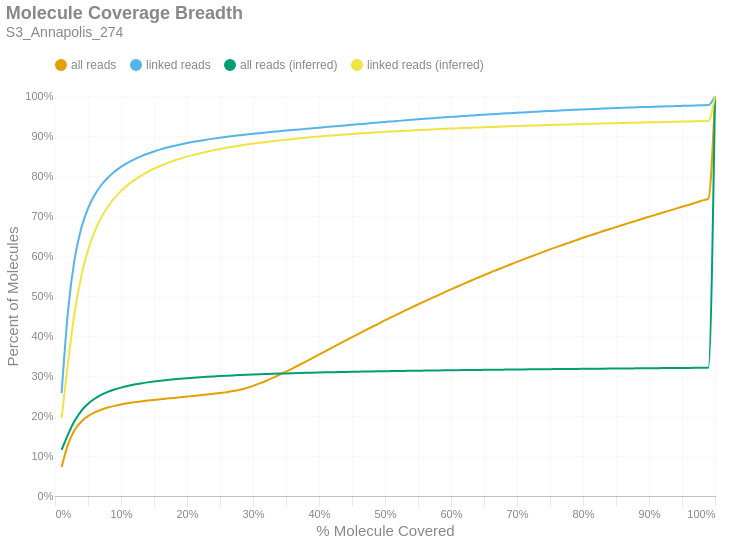

The notebook cell saved with this chart:
### Markdown cell above
### Molecule Read Coverage
This chart shows molecule coverage breadth as computed by the number of bases aligned to that molecule. In other words, "*how much of each unique long molecule is actually sequenced/aligned?*" Keep in mind there is a distinction between sequences and alignments, since some sequences belonging to a particular molecule may not align well and wouldn't appear in the alignment data. This chart also shows molecule coverage breadth as computed by the *inferred fragment* from which the aligned sequences originate. Unlike read coverage, this calculation takes into account the total insert size, including unsequenced gaps between the forward and reverse reads. Like the previous figures, these are cumulative percents.

### Code cell
if SKIPLR:
    print_html(f"Skipped")
else:
    binned_df = consolidated_hist(valids['coverage_bp'], mask, 0.01, True)
    binned_df_inf = consolidated_hist(valids['coverage_inserts'], mask, 0.01, True)
    binned_df = binned_df.with_columns(pl.lit(binned_df_inf['all reads (cumsum)']).alias('all reads (inferred)'))
    binned_df = binned_df.with_columns(pl.lit(binned_df_inf['linked reads (cumsum)']).alias('linked reads (inferred)'))
    binned_df = binned_df.with_columns(
        (pl.col('bin').cast(pl.Float64) + 0.01).alias('right_edge')
    )

    with SafeRender(binned_df):
        (
            density_plot(binned_df, 'Molecule Coverage Breadth', samplename, 'molcov', ['all reads (inferred)','linked reads (inferred)'])
            .encode(
                #x=alt.X('bin:Q', title="% Molecule Covered").axis(format = '%').scale(padding=0),
                x=alt.X('right_edge:Q', title="% Molecule Covered").axis(format='%').scale(padding=0),
                y=alt.Y('value:Q', title='Percent of Molecules')
                    .axis(format='%')
                    .stack(False)
                    .scale(domainMin=0, padding=0),
                color=alt.Color("key:N").scale(domain = ["all reads", "linked reads", "all reads (inferred)", "linked reads (inferred)"]),
                tooltip = [
                    alt.Tooltip("key:N", title = "Data Type"),
                    alt.Tooltip("range_label:N", title="% Molecule Covered"),
                    alt.Tooltip("value:Q", format = ".2%", title="% Molecules")
                ]
            )
        ).display()

### Figure 1 — Vega-Lite specification as saved in the notebook (floating-point values rounded to 4 significant figures)
{"width": "container", "height": 400, "config": {"title": {"anchor": "start", "dy": -15, "fontSize": 18, "color": "#888888", "subtitleColor": "#888888", "subtitleFontSize": 14}, "arc": {"fill": "#0072B2"}, "axis": {"domainColor": "#888888", "domainWidth": 0.5, "gridWidth": 0.2, "grid": false, "titleFontWeight": 400, "titleFontSize": 15, "labelFontSize": 11, "labelColor": "#888888", "tickColor": "#888888", "tickWidth": 0.2, "titleColor": "#888888"}, "axisBand": {"grid": false}, "axisX": {"grid": true, "tickSize": 10, "domainCap": "round"}, "axisY": {"domain": false, "grid": true, "tickSize": 0, "domainCap": "round"}, "background": "transparent", "header": {"labelFontSize": 15, "labelColor": "#888888", "titleFontSize": 15, "titleFontWeight": 600, "titleColor": "#888888"}, "legend": {"labelFont": "sans-serif", "labelFontSize": 12, "labelColor": "#888888", "symbolSize": 100, "symbolType": "circle", "titleFontSize": 12, "titlePadding": 10, "titleColor": "#888888", "title": null, "orient": "top"}, "range": {"category": ["#E69F00", "#56B4E9", "#009E73", "#F0E442", "#0072B2", "#D55E00", "#CC79A7", "#000000"], "diverging": ["#cfe8f3", "#a2d4ec", "#73bfe2", "#46abdb", "#1696d2", "#12719e"]}, "area": {"fill": "#0072B2", "fillOpacity": 0.7, "line": true, "strokeOpacity": 0.7}, "line": {"color": "#0072B2", "stroke": "#0072B2", "strokeWidth": 2}, "trail": {"color": "#0072B2", "stroke": "#0072B2", "strokeWidth": 0, "size": 1}, "point": {"filled": true, "fillOpacity": 1.0, "size": 95}, "text": {"color": "#888888", "fontSize": 11, "align": "right", "fontWeight": 400, "size": 11}, "bar": {"fill": "#0072B2", "stroke": null}, "view": {"stroke": null, "continuousWidth": 660, "continuousHeight": 400}}, "data": {"name": "data-1d04198610662b87559c59ca44aaf51a"}, "mark": {"type": "line", "interpolate": "monotone", "point": {"opacity": 0, "size": 275}}, "encoding": {"color": {"field": "key", "scale": {"domain": ["all reads", "linked reads", "all reads (inferred)", "linked reads (inferred)"]}, "type": "nominal"}, "tooltip": [{"field": "key", "title": "Data Type", "type": "nominal"}, {"field": "range_label", "title": "% Molecule Covered", "type": "nominal"}, {"field": "value", "format": ".2%", "title": "% Molecules", "type": "quantitative"}], "x": {"axis": {"format": "%"}, "field": "right_edge", "scale": {"padding": 0}, "title": "% Molecule Covered", "type": "quantitative"}, "y": {"axis": {"format": "%"}, "field": "value", "scale": {"domainMin": 0, "padding": 0}, "stack": false, "title": "Percent of Molecules", "type": "quantitative"}}, "params": [{"name": "param_c36ac31b6afebe62", "select": {"type": "point", "fields": ["key"]}, "bind": "legend"}], "title": {"text": "Molecule Coverage Breadth", "subtitle": "S3_Annapolis_274"}, "transform": [{"fold": ["all reads (cumsum)", "linked reads (cumsum)", "all reads (inferred)", "linked reads (inferred)"]}, {"calculate": "replace(datum.key, ' (cumsum)', '')", "as": "key"}, {"filter": {"param": "param_c36ac31b6afebe62"}}], "usermeta": {"embedOptions": {"downloadFileName": "S3_Annapolis_274.molcov"}}, "$schema": "https://vega.github.io/schema/vega-lite/v6.1.0.json", "datasets": {"data-1d04198610662b87559c59ca44aaf51a": [{"bin": "0.0", "interval": "0.0-0.01", "all reads": 0.07243, "linked reads": 0.2573, "all reads (cumsum)": 0.07243, "linked reads (cumsum)": 0.2573, "range_label": "0.0-0.01", "all reads (inferred)": 0.1152, "linked reads (inferred)": 0.1944, "right_edge": 0.01}, {"bin": "0.01", "interval": "0.01-0.02", "all reads": 0.05774, "linked reads": 0.2098, "all reads (cumsum)": 0.1302, "linked reads (cumsum)": 0.4671, "range_label": "0.01-0.02", "all reads (inferred)": 0.1547, "linked reads (inferred)": 0.3376, "right_edge": 0.02}, {"bin": "0.02", "interval": "0.02-0.03", "all reads": 0.03517, "linked reads": 0.128, "all reads (cumsum)": 0.1653, "linked reads (cumsum)": 0.5951, "range_label": "0.02-0.03", "all reads (inferred)": 0.1886, "linked reads (inferred)": 0.4613, "right_edge": 0.03}, {"bin": "0.03", "interval": "0.03-0.04", "all reads": 0.02088, "linked reads": 0.07559, "all reads (cumsum)": 0.1862, "linked reads (cumsum)": 0.6707, "range_label": "0.03-0.04", "all reads (inferred)": 0.2131, "linked reads (inferred)": 0.5508, "right_edge": 0.04}, {"bin": "0.04", "interval": "0.04-0.05", "all reads": 0.01343, "linked reads": 0.04843, "all reads (cumsum)": 0.1996, "linked reads (cumsum)": 0.7191, "range_label": "0.04-0.05", "all reads (inferred)": 0.2304, "linked reads (inferred)": 0.6143, "right_edge": 0.05}, {"bin": "0.05", "interval": "0.05-0.06", "all reads": 0.009332, "linked reads": 0.03347, "all reads (cumsum)": 0.209, "linked reads (cumsum)": 0.7526, "range_label": "0.05-0.06", "all reads (inferred)": 0.2431, "linked reads (inferred)": 0.6608, "right_edge": 0.06}, {"bin": "0.06", "interval": "0.06-0.07", "all reads": 0.006813, "linked reads": 0.0243, "all reads (cumsum)": 0.2158, "linked reads (cumsum)": 0.7769, "range_label": "0.06-0.07", "all reads (inferred)": 0.2528, "linked reads (inferred)": 0.6959, "right_edge": 0.07}, {"bin": "0.07", "interval": "0.07-0.08", "all reads": 0.005273, "linked reads": 0.01875, "all reads (cumsum)": 0.2211, "linked reads (cumsum)": 0.7956, "range_label": "0.07-0.08", "all reads (inferred)": 0.2602, "linked reads (inferred)": 0.7232, "right_edge": 0.08}, {"bin": "0.08", "interval": "0.08-0.09", "all reads": 0.004256, "linked reads": 0.01503, "all reads (cumsum)": 0.2253, "linked reads (cumsum)": 0.8107, "range_label": "0.08-0.09", "all reads (inferred)": 0.2662, "linked reads (inferred)": 0.7448, "right_edge": 0.09}, {"bin": "0.09", "interval": "0.09-0.1", "all reads": 0.003514, "linked reads": 0.01225, "all reads (cumsum)": 0.2288, "linked reads (cumsum)": 0.8229, "range_label": "0.09-0.1", "all reads (inferred)": 0.2709, "linked reads (inferred)": 0.7622, "right_edge": 0.1}, {"bin": "0.1", "interval": "0.1-0.11", "all reads": 0.002927, "linked reads": 0.01011, "all reads (cumsum)": 0.2318, "linked reads (cumsum)": 0.833, "range_label": "0.1-0.11", "all reads (inferred)": 0.275, "linked reads (inferred)": 0.7772, "right_edge": 0.11}, {"bin": "0.11", "interval": "0.11-0.12", "all reads": 0.002533, "linked reads": 0.008677, "all reads (cumsum)": 0.2343, "linked reads (cumsum)": 0.8417, "range_label": "0.11-0.12", "all reads (inferred)": 0.2785, "linked reads (inferred)": 0.7897, "right_edge": 0.12}, {"bin": "0.12", "interval": "0.12-0.13", "all reads": 0.002227, "linked reads": 0.007504, "all reads (cumsum)": 0.2365, "linked reads (cumsum)": 0.8492, "range_label": "0.12-0.13", "all reads (inferred)": 0.2815, "linked reads (inferred)": 0.8005, "right_edge": 0.13}, {"bin": "0.13", "interval": "0.13-0.14", "all reads": 0.001979, "linked reads": 0.006534, "all reads (cumsum)": 0.2385, "linked reads (cumsum)": 0.8557, "range_label": "0.13-0.14", "all reads (inferred)": 0.2841, "linked reads (inferred)": 0.8099, "right_edge": 0.14}, {"bin": "0.14", "interval": "0.14-0.15", "all reads": 0.001791, "linked reads": 0.005697, "all reads (cumsum)": 0.2403, "linked reads (cumsum)": 0.8614, "range_label": "0.14-0.15", "all reads (inferred)": 0.2863, "linked reads (inferred)": 0.8182, "right_edge": 0.15}, {"bin": "0.15", "interval": "0.15-0.16", "all reads": 0.001685, "linked reads": 0.005086, "all reads (cumsum)": 0.242, "linked reads (cumsum)": 0.8665, "range_label": "0.15-0.16", "all reads (inferred)": 0.2884, "linked reads (inferred)": 0.8256, "right_edge": 0.16}, {"bin": "0.16", "interval": "0.16-0.17", "all reads": 0.001622, "linked reads": 0.004506, "all reads (cumsum)": 0.2436, "linked reads (cumsum)": 0.871, "range_label": "0.16-0.17", "all reads (inferred)": 0.2902, "linked reads (inferred)": 0.8322, "right_edge": 0.17}, {"bin": "0.17", "interval": "0.17-0.18", "all reads": 0.001621, "linked reads": 0.0041, "all reads (cumsum)": 0.2452, "linked reads (cumsum)": 0.8751, "range_label": "0.17-0.18", "all reads (inferred)": 0.2918, "linked reads (inferred)": 0.8381, "right_edge": 0.18}, {"bin": "0.18", "interval": "0.18-0.19", "all reads": 0.001639, "linked reads": 0.003708, "all reads (cumsum)": 0.2469, "linked reads (cumsum)": 0.8788, "range_label": "0.18-0.19", "all reads (inferred)": 0.2933, "linked reads (inferred)": 0.8435, "right_edge": 0.19}, {"bin": "0.19", "interval": "0.19-0.2", "all reads": 0.001668, "linked reads": 0.003412, "all reads (cumsum)": 0.2485, "linked reads (cumsum)": 0.8822, "range_label": "0.19-0.2", "all reads (inferred)": 0.2947, "linked reads (inferred)": 0.8484, "right_edge": 0.2}, {"bin": "0.2", "interval": "0.2-0.21", "all reads": 0.001669, "linked reads": 0.003118, "all reads (cumsum)": 0.2502, "linked reads (cumsum)": 0.8854, "range_label": "0.2-0.21", "all reads (inferred)": 0.2959, "linked reads (inferred)": 0.8528, "right_edge": 0.21}, {"bin": "0.21", "interval": "0.21-0.22", "all reads": 0.001706, "linked reads": 0.002905, "all reads (cumsum)": 0.2519, "linked reads (cumsum)": 0.8883, "range_label": "0.21-0.22", "all reads (inferred)": 0.297, "linked reads (inferred)": 0.8569, "right_edge": 0.22}, {"bin": "0.22", "interval": "0.22-0.23", "all reads": 0.001743, "linked reads": 0.002652, "all reads (cumsum)": 0.2536, "linked reads (cumsum)": 0.8909, "range_label": "0.22-0.23", "all reads (inferred)": 0.2981, "linked reads (inferred)": 0.8607, "right_edge": 0.23}, {"bin": "0.23", "interval": "0.23-0.24", "all reads": 0.001874, "linked reads": 0.002529, "all reads (cumsum)": 0.2555, "linked reads (cumsum)": 0.8934, "range_label": "0.23-0.24", "all reads (inferred)": 0.299, "linked reads (inferred)": 0.8642, "right_edge": 0.24}, {"bin": "0.24", "interval": "0.24-0.25", "all reads": 0.002007, "linked reads": 0.002378, "all reads (cumsum)": 0.2575, "linked reads (cumsum)": 0.8958, "range_label": "0.24-0.25", "all reads (inferred)": 0.2999, "linked reads (inferred)": 0.8674, "right_edge": 0.25}, {"bin": "0.25", "interval": "0.25-0.26", "all reads": 0.002095, "linked reads": 0.002155, "all reads (cumsum)": 0.2596, "linked reads (cumsum)": 0.898, "range_label": "0.25-0.26", "all reads (inferred)": 0.3008, "linked reads (inferred)": 0.8704, "right_edge": 0.26}, {"bin": "0.26", "interval": "0.26-0.27", "all reads": 0.002651, "linked reads": 0.002025, "all reads (cumsum)": 0.2623, "linked reads (cumsum)": 0.9, "range_label": "0.26-0.27", "all reads (inferred)": 0.3016, "linked reads (inferred)": 0.8733, "right_edge": 0.27}, {"bin": "0.27", "interval": "0.27-0.28", "all reads": 0.003482, "linked reads": 0.00187, "all reads (cumsum)": 0.2657, "linked reads (cumsum)": 0.9019, "range_label": "0.27-0.28", "all reads (inferred)": 0.3023, "linked reads (inferred)": 0.876, "right_edge": 0.28}, {"bin": "0.28", "interval": "0.28-0.29", "all reads": 0.004391, "linked reads": 0.001817, "all reads (cumsum)": 0.2701, "linked reads (cumsum)": 0.9037, "range_label": "0.28-0.29", "all reads (inferred)": 0.303, "linked reads (inferred)": 0.8786, "right_edge": 0.29}, {"bin": "0.29", "interval": "0.29-0.3", "all reads": 0.0053, "linked reads": 0.001754, "all reads (cumsum)": 0.2754, "linked reads (cumsum)": 0.9054, "range_label": "0.29-0.3", "all reads (inferred)": 0.3037, "linked reads (inferred)": 0.8809, "right_edge": 0.3}, {"bin": "0.3", "interval": "0.3-0.31", "all reads": 0.00598, "linked reads": 0.00168, "all reads (cumsum)": 0.2814, "linked reads (cumsum)": 0.9071, "range_label": "0.3-0.31", "all reads (inferred)": 0.3043, "linked reads (inferred)": 0.8831, "right_edge": 0.31}, {"bin": "0.31", "interval": "0.31-0.32", "all reads": 0.006686, "linked reads": 0.001665, "all reads (cumsum)": 0.2881, "linked reads (cumsum)": 0.9088, "range_label": "0.31-0.32", "all reads (inferred)": 0.3049, "linked reads (inferred)": 0.8852, "right_edge": 0.32}, {"bin": "0.32", "interval": "0.32-0.33", "all reads": 0.007327, "linked reads": 0.001586, "all reads (cumsum)": 0.2954, "linked reads (cumsum)": 0.9104, "range_label": "0.32-0.33", "all reads (inferred)": 0.3054, "linked reads (inferred)": 0.8872, "right_edge": 0.33}, {"bin": "0.33", "interval": "0.33-0.34", "all reads": 0.007632, "linked reads": 0.001594, "all reads (cumsum)": 0.3031, "linked reads (cumsum)": 0.912, "range_label": "0.33-0.34", "all reads (inferred)": 0.306, "linked reads (inferred)": 0.8891, "right_edge": 0.34}, {"bin": "0.34", "interval": "0.34-0.35", "all reads": 0.007909, "linked reads": 0.001522, "all reads (cumsum)": 0.311, "linked reads (cumsum)": 0.9135, "range_label": "0.34-0.35", "all reads (inferred)": 0.3065, "linked reads (inferred)": 0.8909, "right_edge": 0.35}, {"bin": "0.35", "interval": "0.35-0.36", "all reads": 0.008204, "linked reads": 0.001489, "all reads (cumsum)": 0.3192, "linked reads (cumsum)": 0.915, "range_label": "0.35-0.36", "all reads (inferred)": 0.307, "linked reads (inferred)": 0.8927, "right_edge": 0.36}, {"bin": "0.36", "interval": "0.36-0.37", "all reads": 0.008365, "linked reads": 0.001408, "all reads (cumsum)": 0.3275, "linked reads (cumsum)": 0.9164, "range_label": "0.36-0.37", "all reads (inferred)": 0.3074, "linked reads (inferred)": 0.8943, "right_edge": 0.37}, {"bin": "0.37", "interval": "0.37-0.38", "all reads": 0.00853, "linked reads": 0.001519, "all reads (cumsum)": 0.3361, "linked reads (cumsum)": 0.9179, "range_label": "0.37-0.38", "all reads (inferred)": 0.3079, "linked reads (inferred)": 0.8959, "right_edge": 0.38}, {"bin": "0.38", "interval": "0.38-0.39", "all reads": 0.008651, "linked reads": 0.001441, "all reads (cumsum)": 0.3447, "linked reads (cumsum)": 0.9193, "range_label": "0.38-0.39", "all reads (inferred)": 0.3083, "linked reads (inferred)": 0.8974, "right_edge": 0.39}, {"bin": "0.39", "interval": "0.39-0.4", "all reads": 0.008812, "linked reads": 0.001425, "all reads (cumsum)": 0.3535, "linked reads (cumsum)": 0.9208, "range_label": "0.39-0.4", "all reads (inferred)": 0.3087, "linked reads (inferred)": 0.8988, "right_edge": 0.4}, {"bin": "0.4", "interval": "0.4-0.41", "all reads": 0.008626, "linked reads": 0.001438, "all reads (cumsum)": 0.3622, "linked reads (cumsum)": 0.9222, "range_label": "0.4-0.41", "all reads (inferred)": 0.3091, "linked reads (inferred)": 0.9002, "right_edge": 0.41}, {"bin": "0.41", "interval": "0.41-0.42", "all reads": 0.008722, "linked reads": 0.001393, "all reads (cumsum)": 0.3709, "linked reads (cumsum)": 0.9236, "range_label": "0.41-0.42", "all reads (inferred)": 0.3094, "linked reads (inferred)": 0.9014, "right_edge": 0.42}, {"bin": "0.42", "interval": "0.42-0.43", "all reads": 0.008779, "linked reads": 0.001449, "all reads (cumsum)": 0.3797, "linked reads (cumsum)": 0.9251, "range_label": "0.42-0.43", "all reads (inferred)": 0.3098, "linked reads (inferred)": 0.9027, "right_edge": 0.43}, {"bin": "0.43", "interval": "0.43-0.44", "all reads": 0.008609, "linked reads": 0.00142, "all reads (cumsum)": 0.3883, "linked reads (cumsum)": 0.9265, "range_label": "0.43-0.44", "all reads (inferred)": 0.3101, "linked reads (inferred)": 0.904, "right_edge": 0.44}, {"bin": "0.44", "interval": "0.44-0.45", "all reads": 0.008692, "linked reads": 0.001483, "all reads (cumsum)": 0.397, "linked reads (cumsum)": 0.928, "range_label": "0.44-0.45", "all reads (inferred)": 0.3105, "linked reads (inferred)": 0.9051, "right_edge": 0.45}, {"bin": "0.45", "interval": "0.45-0.46", "all reads": 0.008541, "linked reads": 0.001412, "all reads (cumsum)": 0.4055, "linked reads (cumsum)": 0.9294, "range_label": "0.45-0.46", "all reads (inferred)": 0.3108, "linked reads (inferred)": 0.9062, "right_edge": 0.46}, {"bin": "0.46", "interval": "0.46-0.47", "all reads": 0.008486, "linked reads": 0.001465, "all reads (cumsum)": 0.414, "linked reads (cumsum)": 0.9308, "range_label": "0.46-0.47", "all reads (inferred)": 0.3111, "linked reads (inferred)": 0.9073, "right_edge": 0.47}, {"bin": "0.47", "interval": "0.47-0.48", "all reads": 0.008516, "linked reads": 0.00146, "all reads (cumsum)": 0.4225, "linked reads (cumsum)": 0.9323, "range_label": "0.47-0.48", "all reads (inferred)": 0.3114, "linked reads (inferred)": 0.9084, "right_edge": 0.48}, {"bin": "0.48", "interval": "0.48-0.49", "all reads": 0.008071, "linked reads": 0.001401, "all reads (cumsum)": 0.4306, "linked reads (cumsum)": 0.9337, "range_label": "0.48-0.49", "all reads (inferred)": 0.3117, "linked reads (inferred)": 0.9094, "right_edge": 0.49}, {"bin": "0.49", "interval": "0.49-0.5", "all reads": 0.008908, "linked reads": 0.001448, "all reads (cumsum)": 0.4395, "linked reads (cumsum)": 0.9351, "range_label": "0.49-0.5", "all reads (inferred)": 0.312, "linked reads (inferred)": 0.9104, "right_edge": 0.5}, {"bin": "0.5", "interval": "0.5-0.51", "all reads": 0.007536, "linked reads": 0.001327, "all reads (cumsum)": 0.447, "linked reads (cumsum)": 0.9365, "range_label": "0.5-0.51", "all reads (inferred)": 0.3122, "linked reads (inferred)": 0.9113, "right_edge": 0.51}, {"bin": "0.51", "interval": "0.51-0.52", "all reads": 0.008337, "linked reads": 0.001345, "all reads (cumsum)": 0.4554, "linked reads (cumsum)": 0.9378, "range_label": "0.51-0.52", "all reads (inferred)": 0.3125, "linked reads (inferred)": 0.9122, "right_edge": 0.52}, {"bin": "0.52", "interval": "0.52-0.53", "all reads": 0.007876, "linked reads": 0.001319, "all reads (cumsum)": 0.4632, "linked reads (cumsum)": 0.9391, "range_label": "0.52-0.53", "all reads (inferred)": 0.3128, "linked reads (inferred)": 0.9131, "right_edge": 0.53}, {"bin": "0.53", "interval": "0.53-0.54", "all reads": 0.007936, "linked reads": 0.001311, "all reads (cumsum)": 0.4712, "linked reads (cumsum)": 0.9404, "range_label": "0.53-0.54", "all reads (inferred)": 0.313, "linked reads (inferred)": 0.914, "right_edge": 0.54}, {"bin": "0.54", "interval": "0.54-0.55", "all reads": 0.007718, "linked reads": 0.001259, "all reads (cumsum)": 0.4789, "linked reads (cumsum)": 0.9417, "range_label": "0.54-0.55", "all reads (inferred)": 0.3133, "linked reads (inferred)": 0.9148, "right_edge": 0.55}, {"bin": "0.55", "interval": "0.55-0.56", "all reads": 0.007788, "linked reads": 0.001289, "all reads (cumsum)": 0.4867, "linked reads (cumsum)": 0.943, "range_label": "0.55-0.56", "all reads (inferred)": 0.3135, "linked reads (inferred)": 0.9156, "right_edge": 0.56}, {"bin": "0.56", "interval": "0.56-0.57", "all reads": 0.007613, "linked reads": 0.001242, "all reads (cumsum)": 0.4943, "linked reads (cumsum)": 0.9442, "range_label": "0.56-0.57", "all reads (inferred)": 0.3137, "linked reads (inferred)": 0.9164, "right_edge": 0.57}, {"bin": "0.57", "interval": "0.57-0.58", "all reads": 0.007428, "linked reads": 0.001236, "all reads (cumsum)": 0.5017, "linked reads (cumsum)": 0.9455, "range_label": "0.57-0.58", "all reads (inferred)": 0.314, "linked reads (inferred)": 0.9172, "right_edge": 0.58}, {"bin": "0.58", "interval": "0.58-0.59", "all reads": 0.007488, "linked reads": 0.001201, "all reads (cumsum)": 0.5092, "linked reads (cumsum)": 0.9467, "range_label": "0.58-0.59", "all reads (inferred)": 0.3142, "linked reads (inferred)": 0.9179, "right_edge": 0.59}, {"bin": "0.59", "interval": "0.59-0.6", "all reads": 0.007552, "linked reads": 0.001145, "all reads (cumsum)": 0.5168, "linked reads (cumsum)": 0.9478, "range_label": "0.59-0.6", "all reads (inferred)": 0.3144, "linked reads (inferred)": 0.9186, "right_edge": 0.6}, {"bin": "0.6", "interval": "0.6-0.61", "all reads": 0.00703, "linked reads": 0.001166, "all reads (cumsum)": 0.5238, "linked reads (cumsum)": 0.949, "range_label": "0.6-0.61", "all reads (inferred)": 0.3146, "linked reads (inferred)": 0.9193, "right_edge": 0.61}, {"bin": "0.61", "interval": "0.61-0.62", "all reads": 0.007229, "linked reads": 0.001113, "all reads (cumsum)": 0.531, "linked reads (cumsum)": 0.9501, "range_label": "0.61-0.62", "all reads (inferred)": 0.3148, "linked reads (inferred)": 0.92, "right_edge": 0.62}, {"bin": "0.62", "interval": "0.62-0.63", "all reads": 0.007104, "linked reads": 0.001083, "all reads (cumsum)": 0.5381, "linked reads (cumsum)": 0.9512, "range_label": "0.62-0.63", "all reads (inferred)": 0.315, "linked reads (inferred)": 0.9206, "right_edge": 0.63}, {"bin": "0.63", "interval": "0.63-0.64", "all reads": 0.007001, "linked reads": 0.001085, "all reads (cumsum)": 0.5451, "linked reads (cumsum)": 0.9523, "range_label": "0.63-0.64", "all reads (inferred)": 0.3152, "linked reads (inferred)": 0.9213, "right_edge": 0.64}, {"bin": "0.64", "interval": "0.64-0.65", "all reads": 0.006844, "linked reads": 0.001008, "all reads (cumsum)": 0.552, "linked reads (cumsum)": 0.9533, "range_label": "0.64-0.65", "all reads (inferred)": 0.3154, "linked reads (inferred)": 0.9219, "right_edge": 0.65}, {"bin": "0.65", "interval": "0.65-0.66", "all reads": 0.007067, "linked reads": 0.001032, "all reads (cumsum)": 0.559, "linked reads (cumsum)": 0.9543, "range_label": "0.65-0.66", "all reads (inferred)": 0.3156, "linked reads (inferred)": 0.9225, "right_edge": 0.66}, {"bin": "0.66", "interval": "0.66-0.67", "all reads": 0.006654, "linked reads": 0.0009978, "all reads (cumsum)": 0.5657, "linked reads (cumsum)": 0.9553, "range_label": "0.66-0.67", "all reads (inferred)": 0.3157, "linked reads (inferred)": 0.9231, "right_edge": 0.67}, {"bin": "0.67", "interval": "0.67-0.68", "all reads": 0.006677, "linked reads": 0.0009411, "all reads (cumsum)": 0.5724, "linked reads (cumsum)": 0.9562, "range_label": "0.67-0.68", "all reads (inferred)": 0.3159, "linked reads (inferred)": 0.9237, "right_edge": 0.68}, {"bin": "0.68", "interval": "0.68-0.69", "all reads": 0.006468, "linked reads": 0.0009365, "all reads (cumsum)": 0.5788, "linked reads (cumsum)": 0.9572, "range_label": "0.68-0.69", "all reads (inferred)": 0.3161, "linked reads (inferred)": 0.9243, "right_edge": 0.69}, {"bin": "0.69", "interval": "0.69-0.7", "all reads": 0.006553, "linked reads": 0.0009516, "all reads (cumsum)": 0.5854, "linked reads (cumsum)": 0.9581, "range_label": "0.69-0.7", "all reads (inferred)": 0.3163, "linked reads (inferred)": 0.9248, "right_edge": 0.7}, {"bin": "0.7", "interval": "0.7-0.71", "all reads": 0.006328, "linked reads": 0.000891, "all reads (cumsum)": 0.5917, "linked reads (cumsum)": 0.959, "range_label": "0.7-0.71", "all reads (inferred)": 0.3165, "linked reads (inferred)": 0.9254, "right_edge": 0.71}, {"bin": "0.71", "interval": "0.71-0.72", "all reads": 0.006194, "linked reads": 0.0009279, "all reads (cumsum)": 0.5979, "linked reads (cumsum)": 0.9599, "range_label": "0.71-0.72", "all reads (inferred)": 0.3166, "linked reads (inferred)": 0.9259, "right_edge": 0.72}, {"bin": "0.72", "interval": "0.72-0.73", "all reads": 0.006252, "linked reads": 0.0008475, "all reads (cumsum)": 0.6042, "linked reads (cumsum)": 0.9608, "range_label": "0.72-0.73", "all reads (inferred)": 0.3168, "linked reads (inferred)": 0.9265, "right_edge": 0.73}, {"bin": "0.73", "interval": "0.73-0.74", "all reads": 0.006076, "linked reads": 0.0008653, "all reads (cumsum)": 0.6102, "linked reads (cumsum)": 0.9617, "range_label": "0.73-0.74", "all reads (inferred)": 0.317, "linked reads (inferred)": 0.927, "right_edge": 0.74}, {"bin": "0.74", "interval": "0.74-0.75", "all reads": 0.006228, "linked reads": 0.0008389, "all reads (cumsum)": 0.6165, "linked reads (cumsum)": 0.9625, "range_label": "0.74-0.75", "all reads (inferred)": 0.3171, "linked reads (inferred)": 0.9275, "right_edge": 0.75}, {"bin": "0.75", "interval": "0.75-0.76", "all reads": 0.005834, "linked reads": 0.0008205, "all reads (cumsum)": 0.6223, "linked reads (cumsum)": 0.9633, "range_label": "0.75-0.76", "all reads (inferred)": 0.3173, "linked reads (inferred)": 0.928, "right_edge": 0.76}, {"bin": "0.76", "interval": "0.76-0.77", "all reads": 0.005873, "linked reads": 0.0007823, "all reads (cumsum)": 0.6282, "linked reads (cumsum)": 0.9641, "range_label": "0.76-0.77", "all reads (inferred)": 0.3175, "linked reads (inferred)": 0.9285, "right_edge": 0.77}, {"bin": "0.77", "interval": "0.77-0.78", "all reads": 0.005737, "linked reads": 0.0007895, "all reads (cumsum)": 0.6339, "linked reads (cumsum)": 0.9649, "range_label": "0.77-0.78", "all reads (inferred)": 0.3176, "linked reads (inferred)": 0.929, "right_edge": 0.78}, {"bin": "0.78", "interval": "0.78-0.79", "all reads": 0.005695, "linked reads": 0.0007276, "all reads (cumsum)": 0.6396, "linked reads (cumsum)": 0.9656, "range_label": "0.78-0.79", "all reads (inferred)": 0.3178, "linked reads (inferred)": 0.9295, "right_edge": 0.79}, {"bin": "0.79", "interval": "0.79-0.8", "all reads": 0.005846, "linked reads": 0.0007493, "all reads (cumsum)": 0.6454, "linked reads (cumsum)": 0.9664, "range_label": "0.79-0.8", "all reads (inferred)": 0.3179, "linked reads (inferred)": 0.9299, "right_edge": 0.8}, {"bin": "0.8", "interval": "0.8-0.81", "all reads": 0.005368, "linked reads": 0.0006841, "all reads (cumsum)": 0.6508, "linked reads (cumsum)": 0.9671, "range_label": "0.8-0.81", "all reads (inferred)": 0.3181, "linked reads (inferred)": 0.9304, "right_edge": 0.81}, {"bin": "0.81", "interval": "0.81-0.82", "all reads": 0.005452, "linked reads": 0.0007196, "all reads (cumsum)": 0.6563, "linked reads (cumsum)": 0.9678, "range_label": "0.81-0.82", "all reads (inferred)": 0.3182, "linked reads (inferred)": 0.9308, "right_edge": 0.82}, {"bin": "0.82", "interval": "0.82-0.83", "all reads": 0.005485, "linked reads": 0.0006762, "all reads (cumsum)": 0.6618, "linked reads (cumsum)": 0.9684, "range_label": "0.82-0.83", "all reads (inferred)": 0.3184, "linked reads (inferred)": 0.9312, "right_edge": 0.83}, {"bin": "0.83", "interval": "0.83-0.84", "all reads": 0.005296, "linked reads": 0.0007111, "all reads (cumsum)": 0.667, "linked reads (cumsum)": 0.9692, "range_label": "0.83-0.84", "all reads (inferred)": 0.3185, "linked reads (inferred)": 0.9317, "right_edge": 0.84}, {"bin": "0.84", "interval": "0.84-0.85", "all reads": 0.005205, "linked reads": 0.0006142, "all reads (cumsum)": 0.6723, "linked reads (cumsum)": 0.9698, "range_label": "0.84-0.85", "all reads (inferred)": 0.3187, "linked reads (inferred)": 0.9321, "right_edge": 0.85}, {"bin": "0.85", "interval": "0.85-0.86", "all reads": 0.00527, "linked reads": 0.0006465, "all reads (cumsum)": 0.6775, "linked reads (cumsum)": 0.9704, "range_label": "0.85-0.86", "all reads (inferred)": 0.3188, "linked reads (inferred)": 0.9326, "right_edge": 0.86}, {"bin": "0.86", "interval": "0.86-0.87", "all reads": 0.005185, "linked reads": 0.0006116, "all reads (cumsum)": 0.6827, "linked reads (cumsum)": 0.971, "range_label": "0.86-0.87", "all reads (inferred)": 0.319, "linked reads (inferred)": 0.9329, "right_edge": 0.87}, {"bin": "0.87", "interval": "0.87-0.88", "all reads": 0.005183, "linked reads": 0.0005938, "all reads (cumsum)": 0.6879, "linked reads (cumsum)": 0.9716, "range_label": "0.87-0.88", "all reads (inferred)": 0.3191, "linked reads (inferred)": 0.9334, "right_edge": 0.88}, {"bin": "0.88", "interval": "0.88-0.89", "all reads": 0.005088, "linked reads": 0.0005832, "all reads (cumsum)": 0.693, "linked reads (cumsum)": 0.9722, "range_label": "0.88-0.89", "all reads (inferred)": 0.3193, "linked reads (inferred)": 0.9338, "right_edge": 0.89}, {"bin": "0.89", "interval": "0.89-0.9", "all reads": 0.005135, "linked reads": 0.0005549, "all reads (cumsum)": 0.6981, "linked reads (cumsum)": 0.9728, "range_label": "0.89-0.9", "all reads (inferred)": 0.3194, "linked reads (inferred)": 0.9342, "right_edge": 0.9}, {"bin": "0.9", "interval": "0.9-0.91", "all reads": 0.004772, "linked reads": 0.000518, "all reads (cumsum)": 0.7029, "linked reads (cumsum)": 0.9733, "range_label": "0.9-0.91", "all reads (inferred)": 0.3195, "linked reads (inferred)": 0.9346, "right_edge": 0.91}, {"bin": "0.91", "interval": "0.91-0.92", "all reads": 0.005382, "linked reads": 0.0005635, "all reads (cumsum)": 0.7083, "linked reads (cumsum)": 0.9738, "range_label": "0.91-0.92", "all reads (inferred)": 0.3197, "linked reads (inferred)": 0.935, "right_edge": 0.92}, {"bin": "0.92", "interval": "0.92-0.93", "all reads": 0.004575, "linked reads": 0.0005266, "all reads (cumsum)": 0.7128, "linked reads (cumsum)": 0.9744, "range_label": "0.92-0.93", "all reads (inferred)": 0.3198, "linked reads (inferred)": 0.9353, "right_edge": 0.93}, {"bin": "0.93", "interval": "0.93-0.94", "all reads": 0.00499, "linked reads": 0.0005041, "all reads (cumsum)": 0.7178, "linked reads (cumsum)": 0.9749, "range_label": "0.93-0.94", "all reads (inferred)": 0.32, "linked reads (inferred)": 0.9357, "right_edge": 0.94}, {"bin": "0.94", "interval": "0.94-0.95", "all reads": 0.005409, "linked reads": 0.0005094, "all reads (cumsum)": 0.7232, "linked reads (cumsum)": 0.9754, "range_label": "0.94-0.95", "all reads (inferred)": 0.3201, "linked reads (inferred)": 0.9361, "right_edge": 0.95}, {"bin": "0.95", "interval": "0.95-0.96", "all reads": 0.004449, "linked reads": 0.0005081, "all reads (cumsum)": 0.7277, "linked reads (cumsum)": 0.9759, "range_label": "0.95-0.96", "all reads (inferred)": 0.3203, "linked reads (inferred)": 0.9364, "right_edge": 0.96}, {"bin": "0.96", "interval": "0.96-0.97", "all reads": 0.00522, "linked reads": 0.0004765, "all reads (cumsum)": 0.7329, "linked reads (cumsum)": 0.9764, "range_label": "0.96-0.97", "all reads (inferred)": 0.3205, "linked reads (inferred)": 0.9368, "right_edge": 0.97}, {"bin": "0.97", "interval": "0.97-0.98", "all reads": 0.005416, "linked reads": 0.0004435, "all reads (cumsum)": 0.7383, "linked reads (cumsum)": 0.9768, "range_label": "0.97-0.98", "all reads (inferred)": 0.3207, "linked reads (inferred)": 0.9373, "right_edge": 0.98}, {"bin": "0.98", "interval": "0.98-0.99", "all reads": 0.005242, "linked reads": 0.0004778, "all reads (cumsum)": 0.7436, "linked reads (cumsum)": 0.9773, "range_label": "0.98-0.99", "all reads (inferred)": 0.3209, "linked reads (inferred)": 0.9378, "right_edge": 0.99}, {"bin": "0.99", "interval": "0.99-1.0", "all reads": 0.2564, "linked reads": 0.02271, "all reads (cumsum)": 1.0, "linked reads (cumsum)": 1.0, "range_label": "0.99-1.0", "all reads (inferred)": 1.0, "linked reads (inferred)": 1.0, "right_edge": 1.0}]}}
